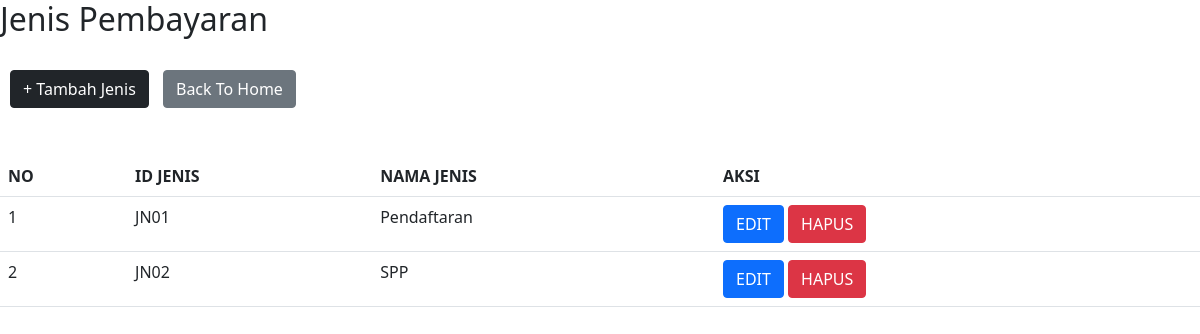
/pbd_project/jenis_pembayaran/index_jenis.php (signed in), run on the app's committed database.
### tables this page shows
CREATE TABLE `jenis_pembayaran` (
  `id_jenis` char(5) NOT NULL,
  `nama_jenis` varchar(20) DEFAULT NULL,
  `status` tinyint(1) NOT NULL
);

### pbd_project/jenis_pembayaran/index_jenis.php (the view, shortened to what this page needs)
<!DOCTYPE html>
<html>
<head>
    <link href="https://cdn.jsdelivr.net/npm/bootstrap@5.0.0-beta1/dist/css/bootstrap.min.css" rel="stylesheet">
    <link rel="stylesheet" type="text/css" href="/css/bootstrap.css">
</head>
<body>
	<h2>Jenis Pembayaran</h2>
	<br/>
	<a href="tambah_jenis.php" class="btn btn-dark" style="margin-left: 10px">+ Tambah Jenis </a>
	<a href="../login/home.php" class="btn btn-secondary" style="margin-left: 10px">Back To Home</a>
	<br/>
	<br/>
		<br>
	<table class="table table-hover">
		<tr>
			<th>NO</th>
			<th>ID JENIS</th>
			<th>NAMA JENIS</th>
			<th>AKSI</th>
		</tr>
		<?php
		$no = 1;
		include 'koneksi.php';
		$data = mysqli_query($koneksi,"select * from jenis_pembayaran");
		while ($d = mysqli_fetch_array($data)) {
			if ($d['status'] == 0) {
		?>
		<tr>
			<td><?php echo $no++ ?></td>
			<td><?php echo $d['id_jenis']; ?></td>
			<td><?php echo $d['nama_jenis']; ?></td>
			<td>
				<a href="edit_jenis.php?id_jenis=<?php echo $d['id_jenis']; ?>" class="btn btn-primary">EDIT</a>
				<a href="hide_jenis.php?id_jenis=<?php echo $d['id_jenis']; ?>" onclick="return confirm('apakah anda yakin untuk menyembunyikan?')" class="btn btn-danger">HAPUS</a>
			</td>
		</tr>
		<?php
		}
	}
		?>
	</table>
</body>
</html>

### data on the page
jenis_pembayaran: id_jenis "JN01", nama_jenis "Pendaftaran"
jenis_pembayaran: id_jenis "JN02", nama_jenis "SPP"
